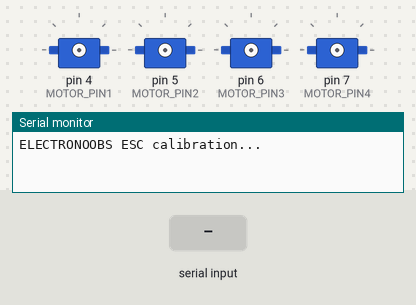
Bench run of a sketch on a simulated Arduino Uno, built with avr-gcc and run on an emulated ATmega328P. Shown: 4 × servo, the last lines printed to the serial monitor. Inputs (shaded band) come from the test bench.

Above: at 0.1 s.
At 3.4 s:
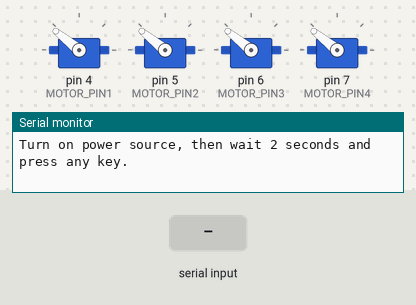
3.5 s: "90,45\n" received over Serial
At 4.0 s:
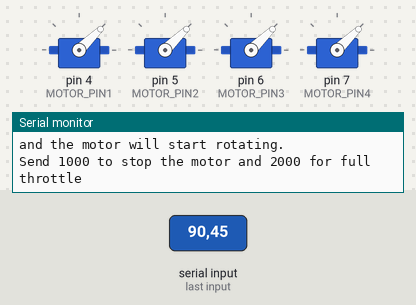
Timing chart, 0 to 6.5 s (numbered marks = the images above; inputs shaded):
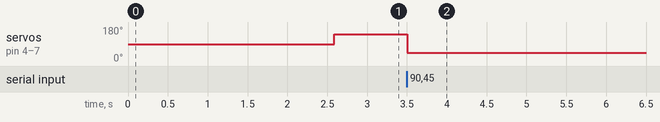

Measured:
- after the input at 3.5 s, servo on pin 4 (MOTOR_PIN1), servo on pin 5 (MOTOR_PIN2), servo on pin 6 (MOTOR_PIN3), servo on pin 7 (MOTOR_PIN4): 141° → 44° at once

The sketch:

Dinamic_ESC_calibrate.ino
```cpp
/*ESC calibration sketch; author: ELECTRONOOBS */
#include <Servo.h>

#define MAX_SIGNAL 2000
#define MIN_SIGNAL 1000
#define MOTOR_PIN1 4

#define MOTOR_PIN2 5
#define MOTOR_PIN3 6
#define MOTOR_PIN4 7
int DELAY = 1000;

Servo motor1;
Servo motor2;
Servo motor3;
Servo motor4;

void setup() {
  Serial.begin(9600);
  Serial.println("ELECTRONOOBS ESC calibration...");
  Serial.println(" ");
  delay(1500);
  Serial.println("Program begin...");
  delay(1000);
  Serial.println("This program will start the ESC.");
  //Setting up the BLDC motors
  motor1.attach(MOTOR_PIN1);
  motor2.attach(MOTOR_PIN2);
  motor3.attach(MOTOR_PIN3);
  motor4.attach(MOTOR_PIN4);

  Serial.print("Now writing maximum output: (");
  Serial.print(MAX_SIGNAL);
  Serial.print(" us in this case)");
  Serial.print("\n");
  Serial.println("Turn on power source, then wait 2 seconds and press any key.");
  motor1.writeMicroseconds(MAX_SIGNAL);
  motor2.writeMicroseconds(MAX_SIGNAL);
  motor3.writeMicroseconds(MAX_SIGNAL);
  motor4.writeMicroseconds(MAX_SIGNAL);

  // Wait for input
  while (!Serial.available());
  Serial.read();

  // Send min output
  Serial.println("\n");
  Serial.println("\n");
  Serial.print("Sending minimum output: (");Serial.print(MIN_SIGNAL);Serial.print(" us in this case)");Serial.print("\n");
  motor1.writeMicroseconds(MIN_SIGNAL);
  motor2.writeMicroseconds(MIN_SIGNAL);
  motor3.writeMicroseconds(MIN_SIGNAL);
  motor4.writeMicroseconds(MIN_SIGNAL);
  Serial.println("The ESC is calibrated");
  Serial.println("----");
  Serial.println("Now, type a values between 1000 and 2000 and press enter");
  Serial.println("and the motor will start rotating.");
  Serial.println("Send 1000 to stop the motor and 2000 for full throttle");

}

void loop() {

  if (Serial.available() > 0)
  {
    int DELAY = Serial.parseInt();
    if (DELAY > 999)
    {

      motor1.writeMicroseconds(DELAY);
      motor2.writeMicroseconds(DELAY);
      motor3.writeMicroseconds(DELAY);
      motor4.writeMicroseconds(DELAY);
      float SPEED = (DELAY-1000)/10;
      Serial.print("\n");
      Serial.println("Motor speed:"); Serial.print("  "); Serial.print(SPEED); Serial.print("%");
    }
  }
}
```
